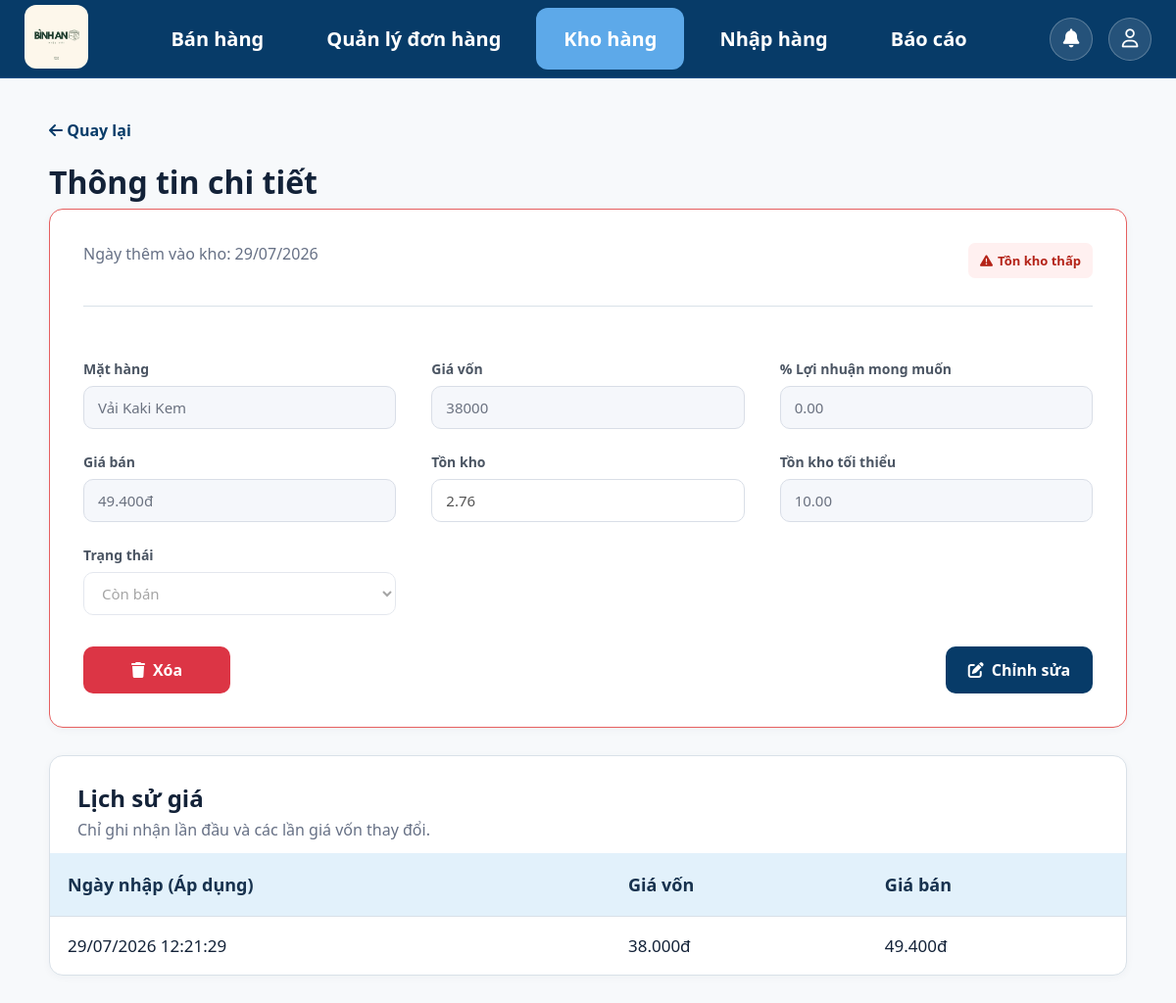
Page /inventory/product-detail/14/ (signed in) on the committed database.
### inventory/models.py (models this page shows, shortened)
class Product(models.Model):
    class Status(models.TextChoices):
        ACTIVE = "active", "Còn bán"
        INACTIVE = "inactive", "Ngừng kinh doanh"
    name = models.CharField(max_length=200,unique=True,verbose_name="Tên vải"    )
    cost_price = models.DecimalField(max_digits=12,decimal_places=0,default=0, verbose_name="Giá vốn"    )
    selling_price = models.DecimalField(max_digits=12,decimal_places=0,default=0,verbose_name="Giá bán")
    stock_quantity = models.DecimalField(max_digits=10,decimal_places=2,default=Decimal("0.00"),verbose_name="Tồn kho (mét)")
    minimum_stock = models.DecimalField(max_digits=10,decimal_places=2,default=10,verbose_name="Tồn kho tối thiểu")
    status = models.CharField(max_length=20,choices=Status.choices,default=Status.ACTIVE, verbose_name="Trạng thái")
    created_at = models.DateTimeField(auto_now_add=True)
    updated_at = models.DateTimeField(auto_now=True)
    profit_margin = models.DecimalField(max_digits=5,decimal_places=2,default=Decimal("0.00"), verbose_name="Tỷ lệ lợi nhuận (%)")
    class Meta:
        verbose_name = "Mặt hàng"
        verbose_name_plural = "Mặt hàng"
        ordering = ["name"]

class ProductPriceHistory(models.Model):
    product = models.ForeignKey(
        Product,
        on_delete=models.CASCADE,
        related_name="price_history",
        verbose_name="Sản phẩm",
    )
    cost_price = models.DecimalField(
        max_digits=12,
        decimal_places=0,
        verbose_name="Giá vốn",
    )
    selling_price = models.DecimalField(
        max_digits=12,
        decimal_places=0,
        verbose_name="Giá bán",
    )
    created_at = models.DateTimeField(
        auto_now_add=True,
        verbose_name="Thời điểm áp dụng",
    )
    class Meta:
        ordering = ["-created_at"]
        verbose_name = "Lịch sử giá"
        verbose_name_plural = "Lịch sử giá"

### inventory/views.py (the view)
# urls.py: path("product-detail/<int:product_id>/", views.product_detail, name="product_detail"),
@login_required(login_url="login")
def product_detail(request, product_id):
    if not request.user.is_owner:
        return HttpResponseForbidden("Bạn không có quyền xem chi tiết hàng hóa.")
    product = get_object_or_404(Product.objects.prefetch_related("price_history"),pk=product_id,)
    if request.method == "POST":
        form = ProductForm(request.POST, instance=product)
        if not form.is_valid():
            return error_response(message="Dữ liệu không hợp lệ.", status=400,)
        form.save()
        return success_response(message="Cập nhật mặt hàng thành công.")
    form = ProductForm(instance=product)
    return render(request, "inventory/product_detail.html",
        {   "product": product,
            "form": form,
            "price_history": product.price_history.order_by("created_at"),
        },
    )

### accounts/context_processors.py (called while the page is built)
def notifications_context(request):
    if request.user.is_authenticated:
        user_notifications = Notification.objects.filter(receiver=request.user).order_by("-created_at")[:10]
        unread_count = Notification.objects.filter(receiver=request.user, is_read=False).count()
        return {
            "notifications": user_notifications,
            "unread_notification_count": unread_count,
        }
    return {
        "notifications": [],
        "unread_notification_count": 0,
    }

### accounts/models.py (called while the page is built)
    @property
    def is_owner(self):
        return self.role == self.Role.OWNER

### sales/templatetags/money.py (called while the page is built)
@register.filter
def money(value):
    if value in [None, ""]:
        return ""
    try:
        numeric_value = float(value)
        return f"{numeric_value:,.0f}".replace(",", ".") + "đ"
    except (ValueError, TypeError):
        return value

### templates/inventory/product_detail.html (shortened to what this page needs)
{% extends "base.html" %}
{% load static %}
{% load money%}
{% block nav_product %}
    active
{% endblock %}
{% block css %}
<link rel="stylesheet" href="{% static 'css/inventory.css' %}">
{% endblock %}
{% block content %}
    <div class="page-content detail-page">
        <a class="back-link" href="{% url 'inventory:product_list' %}"><i class="fa-solid fa-arrow-left"></i> Quay lại</a>
            <h1>Thông tin chi tiết</h1>
        <section class="detail-card {% if product.stock_quantity <= product.minimum_stock %}low-stock-card{% endif %}">
            <div class="detail-title">
                <div>
                    <p>Ngày thêm vào kho: {{ product.created_at|date:"d/m/Y" }}</p>
                </div>
                {% if product.stock_quantity <= product.minimum_stock %}
                    <span class="warning prominent">
                        <i class="fa-solid fa-triangle-exclamation"></i>
                        Tồn kho thấp
                    </span>
                {% endif %}
            </div>
            <form id="editProductForm" method="post" action="">
                <div class="detail-stats">
                    <div class="form-group">
                        <label for="id_name">{{ form.name.label }}</label>
                        {{ form.name }}
                    </div>
                    <div class="form-group">
                        <label for="id_cost_price">{{ form.cost_price.label }}</label>
                        {{ form.cost_price }}
                    </div>
                    <div class="form-group">
                        <label for="id_profit_margin">{{ form.profit_margin.label }}</label>
                        {{ form.profit_margin }}
                    </div>
                    <div class="form-group">
                        <label for="selling-price">Giá bán</label>
                        <input id="selling-price" class="form-control" type="text" value="{{ product.selling_price|money|default:'0đ' }}" readonly autocomplete="off">
                    </div>
                    <div class="form-group">
                        <label for="id_stock_quantity">Tồn kho</label>
                        {{ form.stock_quantity }}
                    </div>
                    <div class="form-group">
                        <label for="id_minimum_stock">{{ form.minimum_stock.label }}</label>
                        {{ form.minimum_stock }}
                    </div>
                    <div class="form-group">
                        <label for="id_status">{{ form.status.label }}</label>
                        {{ form.status }}
                    </div>
                </div>
                <div class="detail-actions">
                    <button type="button" class="btn-delete">
                        <i class="fa-solid fa-trash"></i> Xóa
                    </button>
                    <div class="action-buttons">
                        <button type="button"
                            id="btnEdit"
                            class="btn-edit">
                            <i class="fa-solid fa-pen-to-square"></i> Chỉnh sửa
                        </button>
                    </div>
                </div>
            </form>
        </section>
        <section class="history-card">
            <div class="section-heading">
                <div>
                    <h2>Lịch sử giá</h2>
                    <p>Chỉ ghi nhận lần đầu và các lần giá vốn thay đổi.</p>
                </div>
            </div>
            <table>
                <thead>
                    <tr><th>Ngày nhập (Áp dụng)</th><th>Giá vốn</th><th>Giá bán</th></tr>
                </thead>
                <tbody>
                    {% for history in price_history %}
                        <tr>
                            <td>{{ history.created_at|date:"d/m/Y H:i:s" }}</td>
                            <td>{{ history.cost_price|money|default:'0đ'}}</td>
                            <td>{{ history.selling_price|money|default:'0đ'}}</td>
                        </tr>
                    {% empty %}
                        <tr><td colspan="3" class="empty-state">Chưa có lịch sử giá. Lịch sử được tạo khi thêm mới hoặc thay đổi giá vốn.</td></tr>
                    {% endfor %}
                </tbody>
            </table>
        </section>
    </div>
{% endblock%}

### static/css/base.css (style rules this page uses)
* { margin: 0; padding: 0; box-sizing: border-box; font-family: "Segoe UI", sans-serif; }
body { background: #f5f6f8; color: #132238; }

### static/css/inventory.css (style rules this page uses)
:root { --navy:#073b68; --blue:#2f88c6; --border:#d9e1e8; --muted:#667085; --warning-bg:#fff0f0; --warning-border:#e65f5f; }
* { box-sizing:border-box; }
body { margin:0; min-height:100vh; padding-top:80px; overflow:auto; background:#f7f9fb; color:#132238; font-family:"Segoe UI", Arial, sans-serif; }
.page-content { max-width:1440px; margin:0 auto; padding:42px 50px 60px; }
h1, h2, p { margin-top:0; }
h1 { margin-bottom:6px; font-size:32px; }
h2 { margin-bottom:5px; }
.page-heading p, .section-heading p, .detail-title p { margin-bottom:0; color:var(--muted); }
.table-card, .history-card, .detail-card { overflow:hidden; border:1px solid var(--border); border-radius:14px; background:#fff; box-shadow:0 2px 8px rgba(17, 42, 73, .04); }
table { width:100%; border-collapse:collapse; }
th { padding:20px 18px; background:#e2f1fb; color:#17324e; text-align:left; font-size:18px; }
td { padding:18px; border-top:1px solid var(--border); font-size:17px; }
tbody tr { cursor:pointer; }
.warning { display:inline-flex; align-items:center; gap:5px; margin-left:8px; color:#b42318; font-size:13px; font-weight:700; }
.prominent { margin:0; padding:9px 12px; background:#fff0f0; border-radius:7px; }
.back-link { display:inline-block; margin-bottom:20px; color:var(--navy); font-weight:700; text-decoration:none; }
.detail-card { padding:34px; }
.low-stock-card { border-color:var(--warning-border); }
.detail-title { display:flex; justify-content:space-between; gap:20px; padding-bottom:28px; border-bottom:1px solid var(--border); }
.detail-stats { display:grid; grid-template-columns:repeat(4, 1fr); gap:28px; padding-top:30px; }
.history-card { margin-top:28px; }
.section-heading { padding:26px 28px 13px; }
.detail-actions { margin-top:40px; display:flex; justify-content:space-between; align-items:center; }
.btn-delete, .btn-edit { min-width:150px; height:48px; border:none; border-radius:10px; display:flex; justify-content:center; align-items:center; gap:8px; font-size:16px; font-weight:600; cursor:pointer; text-decoration:none; transition:.2s; }
.btn-delete { background:#dc3545; color:#fff; }
.btn-edit { background:#073B68; color:#fff; }
.detail-stats { display: grid; grid-template-columns: repeat(3, 1fr); gap: 24px 36px; margin-top: 24px; }
.form-group { display:flex; flex-direction:column; gap:8px; }
.form-group label { font-size:14px; font-weight:600; color:#4b5563; }
.form-group input, .form-group select { width:100%; height:44px; padding:0 14px; border:1px solid #d9dee7; border-radius:10px; background:#fff; font-size:15px; transition:.2s; }
.form-group input[readonly] { background:#f5f7fb; color:#6b7280; }
.detail-actions { display:flex; justify-content:space-between; align-items:center; margin-top:32px; }
.action-buttons { display:flex; gap:12px; }

### rows in the picture
Product: created_at "29/07/2026", name "Vải Kaki Kem", cost_price "38000", profit_margin "0.00", selling_price "49.400đ", stock_quantity "2.76", minimum_stock "10.00", status "Còn bán"
ProductPriceHistory: created_at "29/07/2026 12:21:29", cost_price "38.000đ", selling_price "49.400đ"
